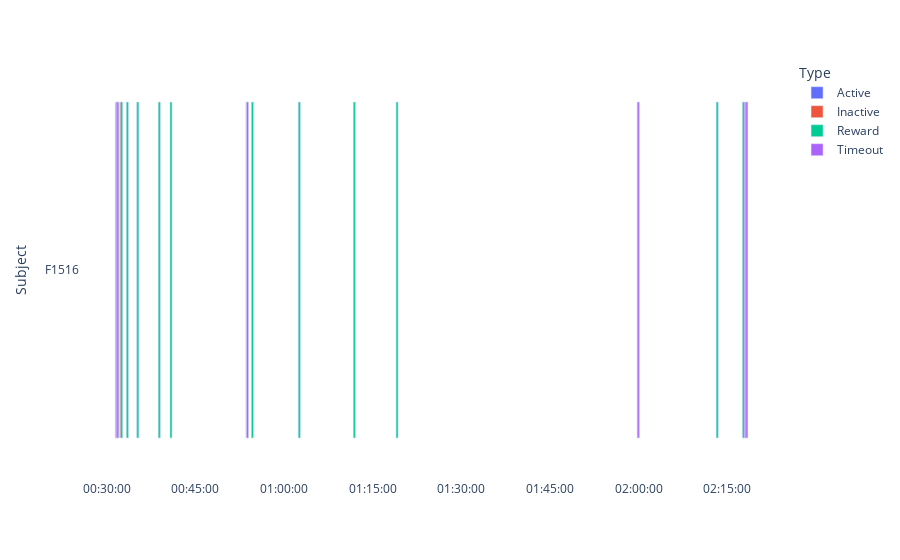

Notebook code cell kept with this figure:
### Code cell
make_timeline(timeline_data[timeline_data['Subject']=="F1516"])

### Figure 1 — Plotly figure (JSON) as saved in the notebook; plotly's stock layout.template omitted (floating-point values rounded to 4 significant figures)
{"data": [{"alignmentgroup": "True", "base": ["2021-11-29T00:31:25", "2021-11-29T00:31:29", "2021-11-29T00:31:32", "2021-11-29T00:31:42", "2021-11-29T00:31:45", "2021-11-29T00:32:21", "2021-11-29T00:33:19", "2021-11-29T00:35:05", "2021-11-29T00:38:43", "2021-11-29T00:40:42", "2021-11-29T00:53:33", "2021-11-29T00:53:37", "2021-11-29T00:53:39", "2021-11-29T00:54:29", "2021-11-29T01:02:25", "2021-11-29T01:11:44", "2021-11-29T01:18:58", "2021-11-29T01:59:47", "2021-11-29T01:59:47", "2021-11-29T02:13:09", "2021-11-29T02:17:35", "2021-11-29T02:17:54", "2021-11-29T02:17:59", "2021-11-29T02:18:10"], "hovertemplate": "Type=Active<br>Start=%{base}<br>End=%{x}<br>Subject=%{y}<extra></extra>", "legendgroup": "Active", "marker": {"color": "#636efa"}, "name": "Active", "offsetgroup": "Active", "orientation": "h", "showlegend": true, "textposition": "auto", "type": "bar", "x": [20000, 20000, 20000, 20000, 20000, 20000, 20000, 20000, 20000, 20000, 20000, 20000, 20000, 20000, 20000, 20000, 20000, 20000, 20000, 20000, 20000, 20000, 20000, 20000], "xaxis": "x", "y": ["F1516", "F1516", "F1516", "F1516", "F1516", "F1516", "F1516", "F1516", "F1516", "F1516", "F1516", "F1516", "F1516", "F1516", "F1516", "F1516", "F1516", "F1516", "F1516", "F1516", "F1516", "F1516", "F1516", "F1516"], "yaxis": "y"}, {"alignmentgroup": "True", "base": ["2021-11-29T00:32:13", "2021-11-29T00:32:13"], "hovertemplate": "Type=Inactive<br>Start=%{base}<br>End=%{x}<br>Subject=%{y}<extra></extra>", "legendgroup": "Inactive", "marker": {"color": "#EF553B"}, "name": "Inactive", "offsetgroup": "Inactive", "orientation": "h", "showlegend": true, "textposition": "auto", "type": "bar", "x": [20000, 20000], "xaxis": "x", "y": ["F1516", "F1516"], "yaxis": "y"}, {"alignmentgroup": "True", "base": ["2021-11-29T00:31:25", "2021-11-29T00:31:45", "2021-11-29T00:32:21", "2021-11-29T00:33:19", "2021-11-29T00:35:05", "2021-11-29T00:38:43", "2021-11-29T00:40:42", "2021-11-29T00:53:33", "2021-11-29T00:54:29", "2021-11-29T01:02:25", "2021-11-29T01:11:44", "2021-11-29T01:18:58", "2021-11-29T01:59:47", "2021-11-29T02:13:09", "2021-11-29T02:17:35", "2021-11-29T02:17:59"], "hovertemplate": "Type=Reward<br>Start=%{base}<br>End=%{x}<br>Subject=%{y}<extra></extra>", "legendgroup": "Reward", "marker": {"color": "#00cc96"}, "name": "Reward", "offsetgroup": "Reward", "orientation": "h", "showlegend": true, "textposition": "auto", "type": "bar", "x": [20000, 20000, 20000, 20000, 20000, 20000, 20000, 20000, 20000, 20000, 20000, 20000, 20000, 20000, 20000, 20000], "xaxis": "x", "y": ["F1516", "F1516", "F1516", "F1516", "F1516", "F1516", "F1516", "F1516", "F1516", "F1516", "F1516", "F1516", "F1516", "F1516", "F1516", "F1516"], "yaxis": "y"}, {"alignmentgroup": "True", "base": ["2021-11-29T00:31:29", "2021-11-29T00:31:32", "2021-11-29T00:31:42", "2021-11-29T00:53:37", "2021-11-29T00:53:39", "2021-11-29T01:59:47", "2021-11-29T02:17:54", "2021-11-29T02:18:10"], "hovertemplate": "Type=Timeout<br>Start=%{base}<br>End=%{x}<br>Subject=%{y}<extra></extra>", "legendgroup": "Timeout", "marker": {"color": "#ab63fa"}, "name": "Timeout", "offsetgroup": "Timeout", "orientation": "h", "showlegend": true, "textposition": "auto", "type": "bar", "x": [20000, 20000, 20000, 20000, 20000, 20000, 20000, 20000], "xaxis": "x", "y": ["F1516", "F1516", "F1516", "F1516", "F1516", "F1516", "F1516", "F1516"], "yaxis": "y"}], "layout": {"barmode": "overlay", "legend": {"title": {"text": "Type"}, "tracegroupgap": 0}, "margin": {"t": 60}, "paper_bgcolor": "rgba(0, 0, 0, 0)", "plot_bgcolor": "rgba(0, 0, 0, 0)", "xaxis": {"anchor": "y", "domain": [0, 1], "tickformat": "%H:%M:%S", "tickformatstops": [{"dtickrange": [1800000, 10800000], "value": "%H:%M"}], "type": "date"}, "yaxis": {"anchor": "x", "categoryorder": "category ascending", "domain": [0, 1], "title": {"text": "Subject"}}}}
